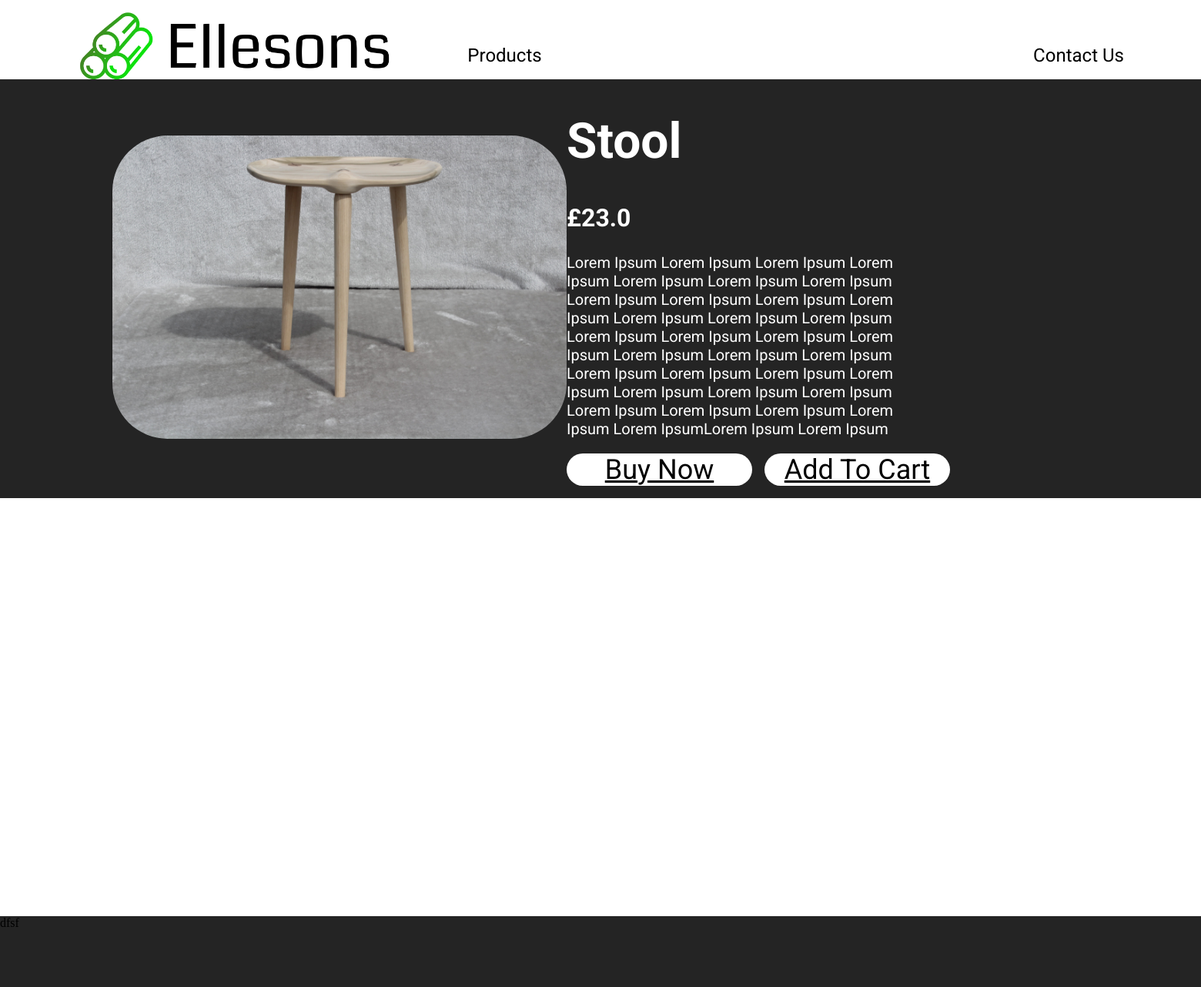
/product/5, run on the app's committed database.
### Store/models.py (models this page shows, shortened)
class Product(models.Model):
    displayName = models.CharField(max_length=20, null=True)
    name = models.CharField(max_length=200, null=True)
    price = models.FloatField(null=True)
    tags = models.ManyToManyField(Tag)
    description = models.CharField(max_length=419)
    coverImage = models.ImageField(upload_to="product/images", null=True)

### Store/views.py (the view)
# urls.py: path('product/<int:id>', views.product, name="product")
def product(request, id):
    products = Product.objects.all()
    product = products.get(id=id)
    context = {"product": product}
    return render(request, 'product.html', context)

### Store/templates/product.html (shortened to what this page needs)
{% extends 'base.html' %}
{% load static %}
{% block head %}
<link rel="stylesheet" href="{% static 'css/product.css' %}">
{% endblock %}
{% block content %}
<div class="main">
  <div class="info">
    <h1 class="product-name">{{product.name}}</h1>
    <h2 class="product-price">£{{product.price}}</h2>
    <p class="description">{{product.description}}</p>
    <div class="buttons">
      <div class="buy-btn">
        <a href="#">Buy Now</a>
      </div>
      <div class="add-btn">
        <a href="#">Add To Cart</a>
      </div>
    </div>
  </div>
  <img class="product-img" src="{{product.coverImage.url}}" alt="">
</div>
<div class="footer">dfsf</div>
{% endblock %}

### static/css/product.css (style rules this page uses)
.main { grid-area: main; background-color: #242424; display: grid; grid-template-columns: 1fr 1fr; grid-template-areas: "image info"; }
.info { grid-area: info; position: relative; }
.product-name { font-family: Roboto; font-size: 4rem; color: white; margin-right: 10.875em; }
.product-price { font-family: Roboto; font-size: 2rem; color: white; }
.description { font-family: Roboto; font-size: 1.25rem; color: white; width: 22em; }
.product-img { grid-area: image; width: 36.875em; border-radius: 4.5em; margin-left: 9.125em; margin-top: 4.5625em; }
.buttons { display: flex; justify-content: center; margin-bottom: 1em; }
.buy-btn { display: flex; align-items: center; justify-content: center; border-radius: 10em; background-color: white; z-index: 2; width: 15.0625em; margin-right: 1em; }
.buy-btn a { font-family: Roboto; font-size: 2.25rem; color: black; }
.add-btn { display: flex; align-items: center; justify-content: center; border-radius: 10em; background-color: white; z-index: 2; width: 15.0625em; margin-right: 28.5625em; }
.add-btn a { font-family: Roboto; font-size: 2.25rem; color: black; }
.footer { grid-area: footer; background-color: #242424; }

### Store/templates/base.html (style rules this page uses)
body { margin: 0; }
body { font-size: 16px; }

### data on the page
Product: name "Stool", price "23.0", description "Lorem Ipsum Lorem Ipsum Lorem Ipsum Lorem Ipsum Lorem Ipsum Lorem Ipsum Lorem Ipsum Lorem Ipsum Lorem Ipsum Lorem Ipsum Lorem Ipsum Lorem Ipsum Lorem Ipsum Lorem Ipsum Lorem Ipsum Lorem Ipsum Lorem Ipsum Lorem Ipsum Lorem Ipsum Lorem Ipsum Lorem Ipsum Lorem Ipsum Lorem Ipsum Lorem Ipsum Lorem Ipsum Lorem Ipsum Lorem Ipsum Lorem Ipsum Lorem Ipsum Lorem Ipsum Lorem Ipsum Lorem Ipsum Lorem IpsumLorem Ipsum Lorem Ipsum", coverImage (picture)
